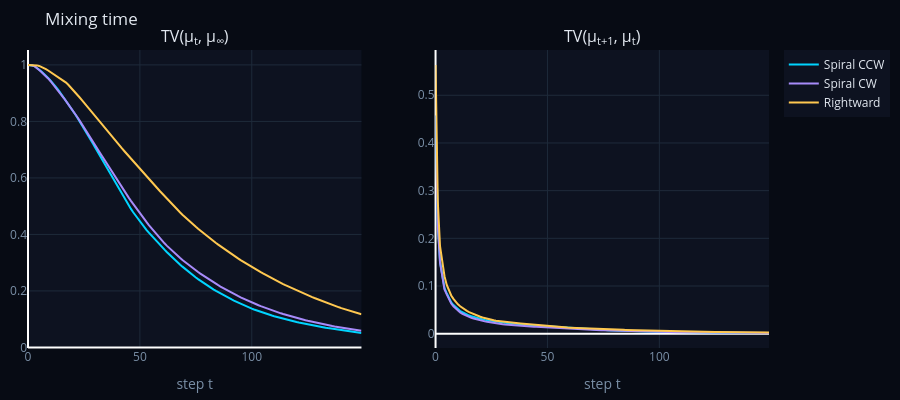

Source (notebook cell):
### Code cell
env.mixing_plot(policies).show()

### Figure 1 — Plotly figure (JSON) as saved in the notebook; plotly's stock layout.template omitted (floating-point values rounded to 4 significant figures; data arrays with more than 128 entries replaced by an {"elided": "..."} marker saying what was removed)
{"data": [{"line": {"color": "#00d4ff", "width": 2}, "mode": "lines", "name": "Spiral CCW", "type": "scatter", "xaxis": "x", "y": {"elided": "150 float values"}, "yaxis": "y"}, {"line": {"color": "#00d4ff", "width": 2}, "mode": "lines", "name": "Spiral CCW", "showlegend": false, "type": "scatter", "xaxis": "x2", "y": {"elided": "150 float values"}, "yaxis": "y2"}, {"line": {"color": "#a78bfa", "width": 2}, "mode": "lines", "name": "Spiral CW", "type": "scatter", "xaxis": "x", "y": {"elided": "150 float values"}, "yaxis": "y"}, {"line": {"color": "#a78bfa", "width": 2}, "mode": "lines", "name": "Spiral CW", "showlegend": false, "type": "scatter", "xaxis": "x2", "y": {"elided": "150 float values"}, "yaxis": "y2"}, {"line": {"color": "#ffc850", "width": 2}, "mode": "lines", "name": "Rightward", "type": "scatter", "xaxis": "x", "y": {"elided": "150 float values"}, "yaxis": "y"}, {"line": {"color": "#ffc850", "width": 2}, "mode": "lines", "name": "Rightward", "showlegend": false, "type": "scatter", "xaxis": "x2", "y": {"elided": "150 float values"}, "yaxis": "y2"}], "layout": {"annotations": [{"font": {"size": 16}, "showarrow": false, "text": "TV(μ<sub>t</sub>, μ<sub>∞</sub>)", "x": 0.225, "xanchor": "center", "xref": "paper", "y": 1, "yanchor": "bottom", "yref": "paper"}, {"font": {"size": 16}, "showarrow": false, "text": "TV(μ<sub>t+1</sub>, μ<sub>t</sub>)", "x": 0.775, "xanchor": "center", "xref": "paper", "y": 1, "yanchor": "bottom", "yref": "paper"}], "font": {"color": "#e2e8f0"}, "height": 400, "legend": {"bgcolor": "#0d1220", "bordercolor": "#1e2a3a"}, "margin": {"b": 10, "l": 10, "r": 10, "t": 50}, "paper_bgcolor": "#070b14", "plot_bgcolor": "#0d1220", "title": {"font": {"color": "#e2e8f0"}, "text": "Mixing time"}, "width": 900, "xaxis": {"anchor": "y", "color": "#7a8fa6", "domain": [0, 0.45], "gridcolor": "#1e2a3a", "title": {"text": "step t"}}, "xaxis2": {"anchor": "y2", "color": "#7a8fa6", "domain": [0.55, 1], "gridcolor": "#1e2a3a", "title": {"text": "step t"}}, "yaxis": {"anchor": "x", "color": "#7a8fa6", "domain": [0, 1], "gridcolor": "#1e2a3a"}, "yaxis2": {"anchor": "x2", "color": "#7a8fa6", "domain": [0, 1], "gridcolor": "#1e2a3a"}}}
